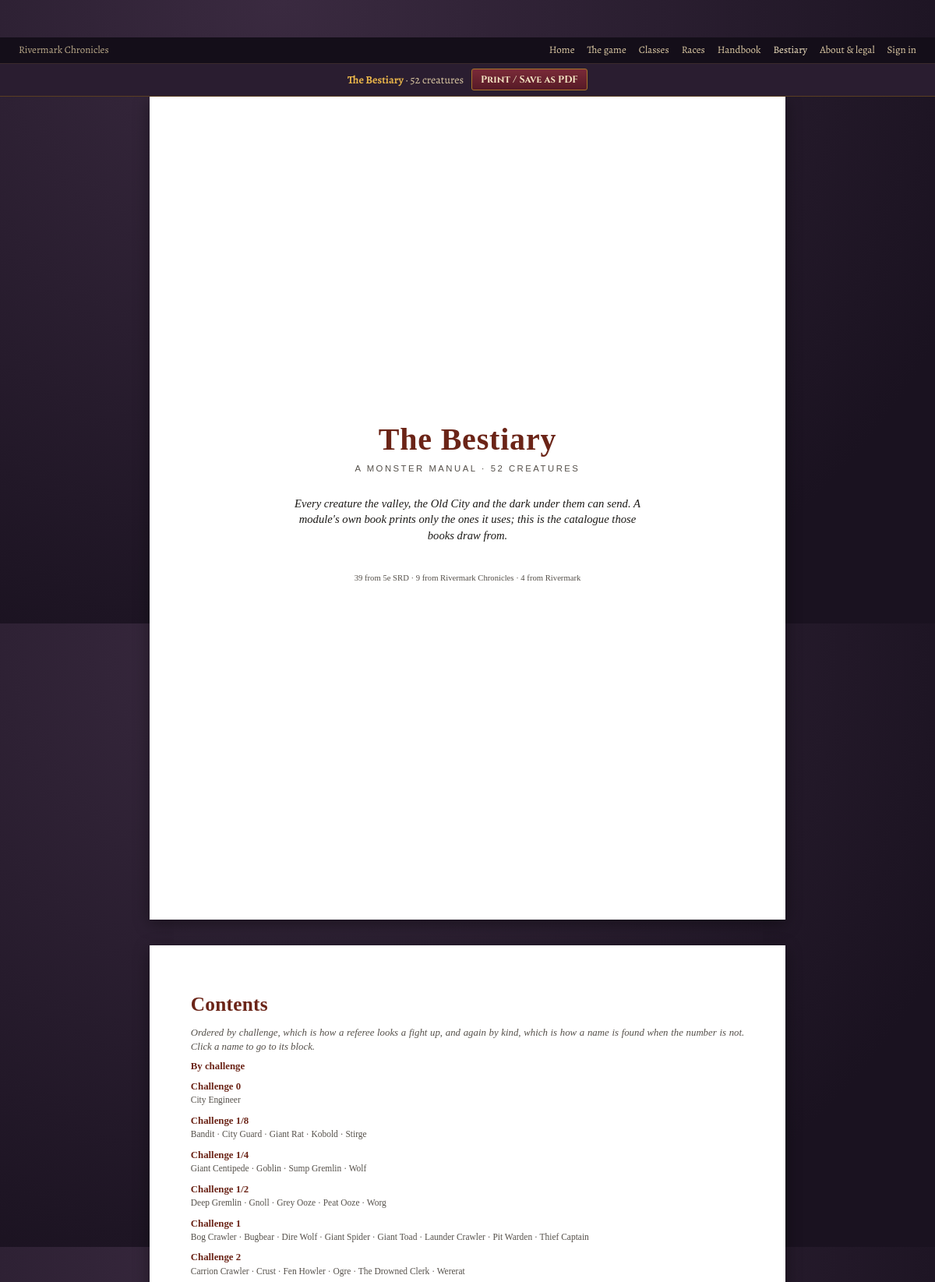
Page /bestiary.php (upper part) on the committed database.
### tables this page shows
CREATE TABLE monsters (
    id INT UNSIGNED AUTO_INCREMENT PRIMARY KEY,
    monster_key VARCHAR(60) NULL UNIQUE,
    name VARCHAR(100) NOT NULL,
    size VARCHAR(20),
    type VARCHAR(50),
    alignment VARCHAR(50),
    armor_class TINYINT UNSIGNED,
    hit_points SMALLINT UNSIGNED,
    hit_dice VARCHAR(20),
    speed VARCHAR(50),
    strength TINYINT UNSIGNED,
    dexterity TINYINT UNSIGNED,
    constitution TINYINT UNSIGNED,
    intelligence TINYINT UNSIGNED,
    wisdom TINYINT UNSIGNED,
    charisma TINYINT UNSIGNED,
    challenge_rating DECIMAL(4,2),
    experience_points INT UNSIGNED,
    traits TEXT,
    actions TEXT,
    legendary_actions TEXT,
     
     
     
     
    saves_json VARCHAR(255) NULL,            
    resistances_json VARCHAR(255) NULL,      
    immunities_json VARCHAR(255) NULL,
    vulnerabilities_json VARCHAR(255) NULL,
    condition_immunities_json VARCHAR(255) NULL,
     
     
     
    loot_json VARCHAR(500) NULL,
     
     
     
    rank_pref ENUM('front','back') NOT NULL DEFAULT 'front',
    image_url VARCHAR(255),
     
     
    sprite_key VARCHAR(50) NULL,
    source VARCHAR(50) DEFAULT '5e SRD'
);

### app/bootstrap.php (called while the page is built, shortened)
<?php
spl_autoload_register(static function (string $class): void {
    $paths = [
        APP_PATH . '/lib/' . $class . '.php',
        APP_PATH . '/models/' . $class . '.php',
    ];
    foreach ($paths as $path) {
        if (is_file($path)) {
            return;
        }
    }
});
function db(): PDO
{
    static $pdo = null;
    if ($pdo instanceof PDO) {
        return $pdo;
    }
    $cfg = require APP_PATH . '/config/database.php';
    $dsn = sprintf(
        'mysql:host=%s;port=%s;dbname=%s;charset=%s',
        $cfg['host'],
        $cfg['port'],
        $cfg['dbname'],
        $cfg['charset']
    );
    $pdo = new PDO($dsn, $cfg['username'], $cfg['password'], [
        PDO::ATTR_ERRMODE            => PDO::ERRMODE_EXCEPTION,
        PDO::ATTR_DEFAULT_FETCH_MODE => PDO::FETCH_ASSOC,
        PDO::ATTR_EMULATE_PREPARES   => false,
    ]);
    return $pdo;
}
function auth(): Auth
{
    static $auth = null;
    if ($auth === null) {
        $auth = new Auth(db());
    }
    return $auth;
}
function asset(string $path): string
{
    $root = dirname(__DIR__);
    $full = $root . '/' . $path;
    $v = is_file($full) ? filemtime($full) : 0;
    return $path . '?v=' . $v;
}

### app/lib/Auth.php (called while the page is built, shortened)
<?php
class Auth
{
    private PDO $db;
    private static ?array $cached = null;
    public function __construct(PDO $db)
    {
        $this->db = $db;
    }
    public function currentUser(): ?array
    {
        if (self::$cached !== null) {
            return self::$cached ?: null;
        }
        $id = $_SESSION[self::SESSION_KEY] ?? null;
        if (!$id) {
            self::$cached = [];
            return null;
        }
        $stmt = $this->db->prepare(
            'SELECT id, username, email, role, is_active, last_login_at FROM users WHERE id = ?'
        );
        $stmt->execute([(int) $id]);
        $user = $stmt->fetch();
        self::$cached = $user;
        return $user;
    }
}

### app/lib/Bestiary.php (called while the page is built, shortened)
<?php
final class Bestiary
{
    private PDO $db;
    private ?array $itemNames = null;
    public function __construct(PDO $db)
    {
        $this->db = $db;
    }
    public function all(): array
    {
        $rows = $this->db->query(
            'SELECT * FROM monsters ORDER BY challenge_rating, name'
        )->fetchAll(PDO::FETCH_ASSOC);
        return array_map(fn (array $r) => $this->format($r), $rows);
    }
    public static function crText(mixed $cr): string
    {
        $v = (float) $cr;
        if ($v <= 0) {
            return '0';
        }
        foreach ([8 => '1/8', 4 => '1/4', 2 => '1/2'] as $d => $label) {
            if (abs($v - 1 / $d) < 0.02) {
                return $label;
            }
        }
        return rtrim(rtrim(number_format($v, 2, '.', ''), '0'), '.');
    }
    public static function kindOf(?string $type): string
    {
        $t = strtolower(trim((string) $type));
        if ($t !== '' && preg_match('/^[a-z]+/', $t, $m) === 1) {
            return $m[0];
        }
        return 'creature';
    }
    public function format(array $m): array
    {
        $artKey = trim((string) ($m['sprite_key'] ?? '')) ?: (string) ($m['monster_key'] ?? '');
        $artFile = $artKey !== ''
            ? 'assets/images/monsters/' . $artKey . '_bust.png'
            : '';
        if ($artFile === '' || !is_file(APP_ROOT . '/' . $artFile)) {
            $artFile = '';
        }
        $m['art_key'] = $artKey;
        $m['art_file'] = $artFile;
        $m['cr_label'] = self::crText($m['challenge_rating'] ?? 0);
        $m['kind'] = self::kindOf(isset($m['type']) ? (string) $m['type'] : null);
        $m['traits_list'] = $this->blocks($m['traits'] ?? null);
        $m['actions_list'] = $this->blocks($m['actions'] ?? null);
        $m['legendary_list'] = $this->blocks($m['legendary_actions'] ?? null);
        $m['saves'] = $this->jsonMap($m['saves_json'] ?? null);
        $m['save_line'] = $this->saveLine($m['saves']);
        $m['resistances'] = $this->jsonList($m['resistances_json'] ?? null);
        $m['immunities'] = $this->jsonList($m['immunities_json'] ?? null);
        $m['vulnerabilities'] = $this->jsonList($m['vulnerabilities_json'] ?? null);
        $m['condition_immunities'] = $this->jsonList($m['condition_immunities_json'] ?? null);
        $m['loot_line'] = $this->lootLine($this->jsonObjects($m['loot_json'] ?? null));
        return $m;
    }
    private function blocks(?string $raw): array
    {
        $text = trim((string) $raw);
        if ($text === '') {
            return [];
        }
        $decoded = json_decode($text, true);
        if (is_array($decoded)) {
            $out = [];
            foreach ($decoded as $key => $entry) {
                if (is_array($entry)) {
                    $out[] = [
                        'name' => (string) ($entry['name'] ?? (is_string($key) ? $key : '')),
                        'text' => (string) ($entry['desc'] ?? $entry['text'] ?? $this->attackLine($entry)),
                    ];
                } else {
                    $out[] = ['name' => is_string($key) ? $key : '', 'text' => (string) $entry];
                }
            }
            return $out;
        }
        return [['name' => '', 'text' => $text]];
    }
    private function attackLine(array $a): string
    {
        $ranged = ($a['type'] ?? '') === 'ranged';
        $parts = [];
        $parts[] = $ranged ? 'Ranged attack' : 'Melee attack';
        if (isset($a['bonus'])) {
            $parts[] = sprintf('%+d to hit', (int) $a['bonus']);
        }
        $range = trim((string) ($a['range'] ?? ''));
        $range = (string) preg_replace('/\s*ft\.?$/i', '', $range);
        $parts[] = $ranged && $range !== ''
            ? 'range ' . $range . ' ft'
            : 'reach ' . ($a['reach'] ?? 5) . ' ft';
        $line = implode(', ', $parts) . '.';
        $damage = trim((string) ($a['damage'] ?? ''));
        if ($damage !== '' && $damage !== '0') {
            $line .= ' Hit: ' . $damage
                . ($a['damage_type'] ? ' ' . $a['damage_type'] : '') . ' damage.';
        }
        if (!empty($a['note'])) {
            $line .= ' ' . $a['note'];
        }
        return $line;
    }
    private function saveLine(array $saves): string
    {
        $parts = [];
        $seen = [];
        foreach (self::SAVE_LABELS as $k => $label) {
            if (!array_key_exists($k, $saves) || !is_numeric($saves[$k])) {
                continue;
            }
            $parts[] = $label . ' ' . sprintf('%+d', (int) $saves[$k]);
            $seen[$k] = true;
        }
        foreach ($saves as $k => $v) {
            $key = strtolower((string) $k);
            if (isset($seen[$key]) || !is_numeric($v)) {
                continue;
            }
            $parts[] = (self::SAVE_LABELS[$key] ?? ucfirst($key))
                . ' ' . sprintf('%+d', (int) $v);
        }
        return implode(', ', $parts);
    }
    private function lootLine(array $loot): string
    {
        $parts = [];
        foreach ($loot as $entry) {
            $bit = '';
            if (!empty($entry['gold'])) {
                $bit = trim((string) $entry['gold']) . ' gp';
            } elseif (!empty($entry['item'])) {
                $key = (string) $entry['item'];
                $bit = $this->itemNames()[$key] ?? str_replace('_', ' ', $key);
            }
            if (isset($entry['chance']) && is_numeric($entry['chance']) && (int) $entry['chance'] < 100) {
                $bit .= ' (' . (int) $entry['chance'] . '%)';
            }
            $parts[] = $bit;
        }
        return implode(', ', $parts);
    }
    private function itemNames(): array
    {
        if ($this->itemNames !== null) {
            return $this->itemNames;
        }
        $this->itemNames = [];
        foreach ($this->db->query('SELECT item_key, name FROM items')->fetchAll(PDO::FETCH_ASSOC) as $row) {
            $this->itemNames[(string) $row['item_key']] = (string) $row['name'];
        }
        return $this->itemNames;
    }
    private function jsonList(?string $raw): array
    {
        $decoded = json_decode((string) $raw, true);
        $out = [];
        foreach ($decoded as $v) {
            if (is_scalar($v)) {
                $out[] = (string) $v;
            }
        }
        return $out;
    }
    private function jsonMap(?string $raw): array
    {
        $decoded = json_decode((string) $raw, true);
        return is_array($decoded) ? $decoded : [];
    }
    private function jsonObjects(?string $raw): array
    {
        $decoded = json_decode((string) $raw, true);
        $out = [];
        foreach ($decoded as $entry) {
            if (is_array($entry)) {
                $out[] = $entry;
            }
        }
        return $out;
    }
}

### bestiary.php (shortened to what this page needs)
<?php
require_once __DIR__ . '/app/bootstrap.php';
function esc($value): string
{
    return htmlspecialchars((string) $value, ENT_QUOTES, 'UTF-8');
}
$monsters = (new Bestiary(db()))->all();
$autoPrint = ($_GET['print'] ?? '') === '1';
$byCr = [];
$bySource = [];
foreach ($monsters as $m) {
    $byCr[(string) $m['cr_label']][] = $m;
    $src = trim((string) ($m['source'] ?? '')) ?: 'uncredited';
    $bySource[$src][] = $m;
}
$sourceBits = [];
foreach ($bySource as $src => $rows) {
    $sourceBits[] = count($rows) . ' from ' . $src;
}
?>
<!DOCTYPE html>
<html lang="en">
<head>
  <link rel="stylesheet" href="<?= esc(asset('assets/css/adventure-print.css')) ?>">
  <?php if (!$autoPrint) { ?>
  <link rel="stylesheet" href="<?= esc(asset('assets/css/fonts.css')) ?>">
  <link rel="stylesheet" href="<?= esc(asset('assets/css/book-screen.css')) ?>">
  <?php } ?>
</head>
<body<?= $autoPrint ? '' : ' class="book-screen"' ?>>
<?php if (!$autoPrint) { ?>
<div class="book-shell">
<div class="book-chrome">
  <?php require APP_PATH . '/inc/site_bar.php'; ?>
<?php } ?>
<div class="book-bar">
  <span><b>The Bestiary</b> · <?= esc(count($monsters)) ?> creatures</span>
  <button type="button" onclick="window.print()">Print / Save as PDF</button>
</div>
<?php if (!$autoPrint) { ?>
</div>
<?php } ?>
<div class="book-page">
  <div class="cover">
    <h1>The Bestiary</h1>
    <p class="cover-band">A monster manual · <?= esc(count($monsters)) ?> creatures</p>
    <p class="cover-blurb">Every creature the valley, the Old City and the dark
      under them can send. A module's own book prints only the ones it uses;
      this is the catalogue those books draw from.</p>
    <p class="cover-foot"><?= esc(implode(' · ', $sourceBits)) ?></p>
  </div>
</div>
<div class="book-page">
  <h1>Contents</h1>
  <p class="lede">Ordered by challenge, which is how a referee looks a fight
    up, and again by kind, which is how a name is found when the number is
    not. Click a name to go to its block.</p>
  <div class="toc">
    <p class="toc-chapter">
      <b>By challenge</b>
    </p>
    <?php foreach ($byCr as $cr => $rows) { ?>
      <p class="toc-chapter">
        <b>Challenge <?= esc($cr) ?></b><br>
        <span class="toc-areas"><?php
          $links = [];
          foreach ($rows as $m) {
              $links[] = '<a href="#m-' . esc($m['monster_key']) . '">' . esc($m['name']) . '</a>';
          }
          echo implode(' · ', $links);
        ?></span>
      </p>
    <?php } ?>
  </div>
</div>
<?php if (!$autoPrint) { ?>
</div>
<?php } ?>
</body>
</html>

### app/inc/site_bar.php (shortened to what this page needs)
<?php
$here = basename((string) ($_SERVER['SCRIPT_NAME'] ?? ''));
$user = auth()->currentUser();
$signedIn = $user !== null;
$doors = [];
if ($signedIn) {
    $doors[] = ['index.php', ADVENTURES_ENABLED ? 'Shelf' : 'Home'];
    $doors[] = ['handbook.php', 'Handbook'];
    $doors[] = ['bestiary.php', 'Bestiary'];
    $doors[] = ['about.php', 'About &amp; legal'];
    if (auth()->isAdmin()) {
        $doors[] = ['admin.php', 'Accounts'];
        $doors[] = ['content.php', 'Content'];
        $doors[] = ['studio.php', 'Studio'];
        $doors[] = ['adventure_print.php', 'Books'];
    }
} else {
    $doors[] = ['index.php', 'Home'];
    $doors[] = ['tour.php', 'The game'];
    $doors[] = ['classes.php', 'Classes'];
    $doors[] = ['races.php', 'Races'];
    $doors[] = ['handbook.php', 'Handbook'];
    $doors[] = ['bestiary.php', 'Bestiary'];
    $doors[] = ['about.php', 'About &amp; legal'];
    $doors[] = ['login.php', 'Sign in'];
}
?>
<div class="site-bar">
  <nav class="site-bar-in">
    <?php if ($signedIn) { ?>
      <span class="site-who">Signed in as
        <strong><?= htmlspecialchars((string) $user['username'], ENT_QUOTES, 'UTF-8') ?></strong></span>
    <?php } else { ?>
      <span class="site-who">Rivermark Chronicles</span>
    <?php } ?>
    <?php foreach ($doors as [$href, $label]) {
        $on = $here === basename($href);
        echo '<a href="' . htmlspecialchars($href, ENT_QUOTES, 'UTF-8') . '"'
            . ($on ? ' aria-current="page"' : '') . '>'
            . $label . '</a>';
    } ?>
  </nav>
</div>

### assets/css/adventure-print.css (style rules this page uses)
:root { --ink: #1c1a17; --ink-soft: #55504a; --rule: #b9b0a2; --parchment: #f5efe2; --parchment-edge: #ded3bd; --accent: #6b2417; --serif: "Iowan Old Style", "Palatino Linotype", Palatino, "Book Antiqua", Georgia, serif; --display: "Trajan Pro", "Optima", "Palatino Linotype", Georgia, serif; --sans: "Gill Sans", "Gill Sans MT", Calibri, "Trebuchet MS", sans-serif; }
* { box-sizing: border-box; }
body { margin: 0; color: var(--ink); background: #fff; font-family: var(--serif); font-size: 9.6pt; line-height: 1.38; text-align: justify; hyphens: auto; }
@media screen { body { background: #6f6a63; padding: 0.5in 0; } }
@media screen { .book-page { width: 8.5in; min-height: 11in; margin: 0 auto 0.35in; padding: 0.6in 0.55in 0.7in; background: #fff; box-shadow: 0 0.05in 0.2in rgba(0, 0, 0, 0.4); } }
.cover { text-align: center; display: flex; flex-direction: column; align-items: center; justify-content: center; min-height: 9.4in; }
.cover h1 { font-family: var(--display); font-size: 30pt; line-height: 1.1; letter-spacing: 0.02em; margin: 0.35in 0 0.08in; color: var(--accent); text-align: center; }
.cover-band { font-family: var(--sans); font-size: 8.5pt; letter-spacing: 0.22em; text-transform: uppercase; color: var(--ink-soft); margin: 0 0 0.28in; }
.cover-blurb { max-width: 4.9in; font-size: 11pt; font-style: italic; text-align: center; margin: 0 0 0.4in; }
.cover-foot { font-size: 8pt; color: var(--ink-soft); max-width: 5.2in; text-align: center; }
h1, h2, h3, h4 { font-family: var(--display); color: var(--accent); text-align: left; break-after: avoid-page; hyphens: none; }
h1 { font-size: 19pt; margin: 0 0 0.12in; letter-spacing: 0.01em; }
p { margin: 0 0 0.07in; }
.lede { font-style: italic; color: var(--ink-soft); }
.toc a { color: inherit; text-decoration: none; }
.toc { column-span: all; }
.toc-chapter { margin: 0 0 0.09in; break-inside: avoid; }
.toc-chapter b { font-family: var(--display); color: var(--accent); }
.toc-areas { color: var(--ink-soft); font-size: 8.6pt; }
.book-bar { position: sticky; top: 0; z-index: 5; display: flex; gap: 0.5rem; align-items: center; justify-content: center; padding: 0.12in; background: #262320; color: #efe7d6; font-family: var(--sans); font-size: 9pt; }
.book-bar a, .book-bar button { font: inherit; color: #efe7d6; background: #3d3833; border: 0.5pt solid #6d6459; border-radius: 3pt; padding: 0.04in 0.12in; cursor: pointer; text-decoration: none; }
.book-bar b { color: #e8c547; font-weight: 600; }

### rows in the picture
monsters: cr "0", name "City Engineer"
monsters: name "Bandit"
monsters: name "City Guard"
monsters: name "Giant Rat"
monsters: name "Kobold"
monsters: name "Stirge"
monsters: name "Giant Centipede"
monsters: name "Goblin"
monsters: name "Sump Gremlin"
monsters: name "Wolf"
monsters: name "Deep Gremlin"
monsters: name "Gnoll"
monsters: name "Grey Ooze"
monsters: name "Peat Ooze"
monsters: name "Worg"
monsters: name "Bog Crawler"
monsters: name "Bugbear"
monsters: name "Dire Wolf"
monsters: name "Giant Spider"
monsters: name "Giant Toad"
monsters: name "Launder Crawler"
monsters: name "Pit Warden"
monsters: name "Thief Captain"
monsters: name "Carrion Crawler"
monsters: name "Crust"
monsters: name "Fen Howler"
monsters: name "Ogre"
monsters: name "The Drowned Clerk"
monsters: name "Wererat"

### other values in the picture
$label "Home"
$label "The game"
$label "Classes"
$label "Races"
$label "Handbook"
$label "Bestiary"
$label "About & legal"
$label "Sign in"
count($monsters) "52"
implode(' · ', $sourceBits) "39 from 5e SRD · 9 from Rivermark Chronicles · 4 from Rivermark"
$cr "1/8"
implode(' · ', $links) "· · · ·"
$cr "1/4"
implode(' · ', $links) "· · ·"
$cr "1/2"
